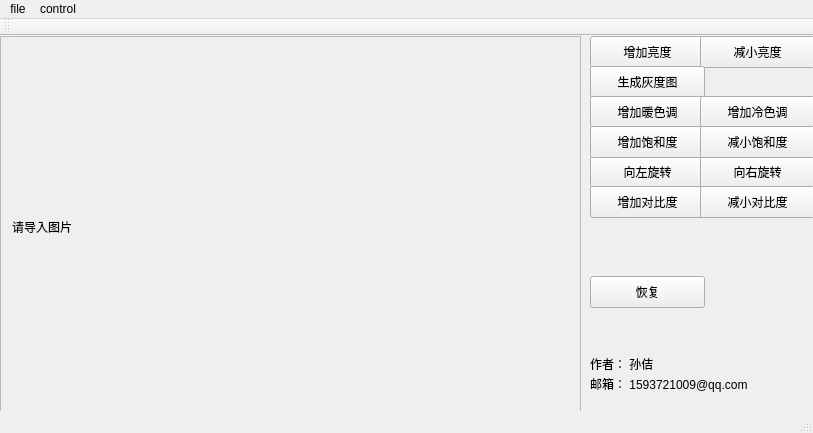
<?xml version="1.0" encoding="UTF-8"?>
<ui version="4.0">
 <class>MainWindow</class>
 <widget class="QMainWindow" name="MainWindow">
  <property name="geometry">
   <rect>
    <x>0</x>
    <y>0</y>
    <width>813</width>
    <height>433</height>
   </rect>
  </property>
  <property name="windowTitle">
   <string>MainWindow</string>
  </property>
  <property name="autoFillBackground">
   <bool>true</bool>
  </property>
  <widget class="QWidget" name="centralWidget">
   <widget class="QScrollArea" name="scrollArea">
    <property name="geometry">
     <rect>
      <x>0</x>
      <y>0</y>
      <width>581</width>
      <height>381</height>
     </rect>
    </property>
    <property name="autoFillBackground">
     <bool>true</bool>
    </property>
    <property name="widgetResizable">
     <bool>true</bool>
    </property>
    <widget class="QWidget" name="scrollAreaWidgetContents">
     <property name="geometry">
      <rect>
       <x>0</x>
       <y>0</y>
       <width>579</width>
       <height>379</height>
      </rect>
     </property>
     <layout class="QGridLayout" name="gridLayout">
      <item row="0" column="0">
       <widget class="QLabel" name="label">
        <property name="text">
         <string>请导入图片</string>
        </property>
       </widget>
      </item>
     </layout>
    </widget>
   </widget>
   <widget class="QPushButton" name="pushButton">
    <property name="geometry">
     <rect>
      <x>590</x>
      <y>0</y>
      <width>115</width>
      <height>32</height>
     </rect>
    </property>
    <property name="text">
     <string>增加亮度</string>
    </property>
   </widget>
   <widget class="QPushButton" name="pushButton_2">
    <property name="geometry">
     <rect>
      <x>700</x>
      <y>0</y>
      <width>115</width>
      <height>32</height>
     </rect>
    </property>
    <property name="text">
     <string>减小亮度</string>
    </property>
   </widget>
   <widget class="QPushButton" name="pushButton_3">
    <property name="geometry">
     <rect>
      <x>590</x>
      <y>30</y>
      <width>115</width>
      <height>32</height>
     </rect>
    </property>
    <property name="text">
     <string>生成灰度图</string>
    </property>
   </widget>
   <widget class="QPushButton" name="pushButton_4">
    <property name="geometry">
     <rect>
      <x>590</x>
      <y>60</y>
      <width>115</width>
      <height>32</height>
     </rect>
    </property>
    <property name="text">
     <string>增加暖色调</string>
    </property>
   </widget>
   <widget class="QPushButton" name="pushButton_5">
    <property name="geometry">
     <rect>
      <x>700</x>
      <y>60</y>
      <width>115</width>
      <height>32</height>
     </rect>
    </property>
    <property name="text">
     <string>增加冷色调</string>
    </property>
   </widget>
   <widget class="QPushButton" name="pushButton_6">
    <property name="geometry">
     <rect>
      <x>590</x>
      <y>240</y>
      <width>115</width>
      <height>32</height>
     </rect>
    </property>
    <property name="text">
     <string>恢复</string>
    </property>
   </widget>
   <widget class="QLabel" name="label_2">
    <property name="geometry">
     <rect>
      <x>590</x>
      <y>320</y>
      <width>201</width>
      <height>16</height>
     </rect>
    </property>
    <property name="text">
     <string>作者： 孙佶</string>
    </property>
   </widget>
   <widget class="QLabel" name="label_3">
    <property name="geometry">
     <rect>
      <x>590</x>
      <y>340</y>
      <width>191</width>
      <height>16</height>
     </rect>
    </property>
    <property name="text">
     <string>邮箱： 1593721009@qq.com</string>
    </property>
   </widget>
   <widget class="QPushButton" name="pushButton_7">
    <property name="geometry">
     <rect>
      <x>590</x>
      <y>120</y>
      <width>115</width>
      <height>32</height>
     </rect>
    </property>
    <property name="text">
     <string>向左旋转</string>
    </property>
   </widget>
   <widget class="QPushButton" name="pushButton_8">
    <property name="geometry">
     <rect>
      <x>700</x>
      <y>120</y>
      <width>115</width>
      <height>32</height>
     </rect>
    </property>
    <property name="text">
     <string>向右旋转</string>
    </property>
   </widget>
   <widget class="QPushButton" name="pushButton_9">
    <property name="geometry">
     <rect>
      <x>590</x>
      <y>90</y>
      <width>115</width>
      <height>32</height>
     </rect>
    </property>
    <property name="text">
     <string>增加饱和度</string>
    </property>
   </widget>
   <widget class="QPushButton" name="pushButton_10">
    <property name="geometry">
     <rect>
      <x>700</x>
      <y>90</y>
      <width>115</width>
      <height>32</height>
     </rect>
    </property>
    <property name="text">
     <string>减小饱和度</string>
    </property>
   </widget>
   <widget class="QPushButton" name="pushButton_11">
    <property name="geometry">
     <rect>
      <x>590</x>
      <y>150</y>
      <width>115</width>
      <height>32</height>
     </rect>
    </property>
    <property name="text">
     <string>增加对比度</string>
    </property>
   </widget>
   <widget class="QPushButton" name="pushButton_12">
    <property name="geometry">
     <rect>
      <x>700</x>
      <y>150</y>
      <width>115</width>
      <height>32</height>
     </rect>
    </property>
    <property name="text">
     <string>减小对比度</string>
    </property>
   </widget>
  </widget>
  <widget class="QMenuBar" name="menuBar">
   <property name="geometry">
    <rect>
     <x>0</x>
     <y>0</y>
     <width>813</width>
     <height>22</height>
    </rect>
   </property>
   <widget class="QMenu" name="menuFile">
    <property name="title">
     <string>file</string>
    </property>
    <addaction name="actionOpen"/>
    <addaction name="actionSave"/>
   </widget>
   <widget class="QMenu" name="menuControl">
    <property name="title">
     <string>control</string>
    </property>
    <addaction name="actionZoom_bigger"/>
    <addaction name="actionZoom_smaller"/>
    <addaction name="actionZoom_full"/>
   </widget>
   <addaction name="menuFile"/>
   <addaction name="menuControl"/>
  </widget>
  <widget class="QToolBar" name="mainToolBar">
   <attribute name="toolBarArea">
    <enum>TopToolBarArea</enum>
   </attribute>
   <attribute name="toolBarBreak">
    <bool>false</bool>
   </attribute>
  </widget>
  <widget class="QStatusBar" name="statusBar"/>
  <action name="actionOpen">
   <property name="text">
    <string>open</string>
   </property>
   <property name="shortcut">
    <string>Meta+Shift+O</string>
   </property>
  </action>
  <action name="actionZoom_bigger">
   <property name="text">
    <string>zoom bigger</string>
   </property>
   <property name="shortcut">
    <string>Meta+Shift+B</string>
   </property>
  </action>
  <action name="actionZoom_smaller">
   <property name="text">
    <string>zoom smaller</string>
   </property>
   <property name="shortcut">
    <string>Meta+Shift+S</string>
   </property>
  </action>
  <action name="actionZoom_full">
   <property name="text">
    <string>zoom full</string>
   </property>
   <property name="shortcut">
    <string>Meta+Shift+F</string>
   </property>
  </action>
  <action name="actionSave">
   <property name="text">
    <string>save</string>
   </property>
   <property name="shortcut">
    <string>Ctrl+S</string>
   </property>
  </action>
 </widget>
 <layoutdefault spacing="6" margin="11"/>
 <resources/>
 <connections/>
</ui>
